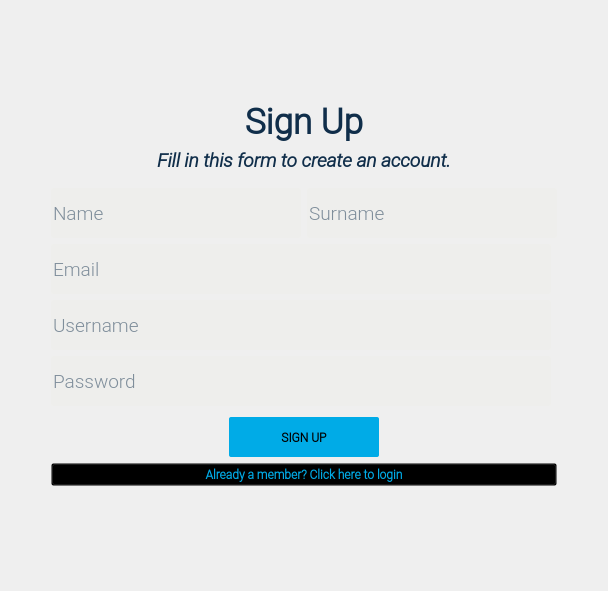
  <widget class="QWidget" name="signup_page">
   <property name="maximumSize">
    <size>
     <width>16777215</width>
     <height>16777215</height>
    </size>
   </property>
   <property name="font">
    <font>
     <family>Roboto Light</family>
    </font>
   </property>
   <layout class="QVBoxLayout" name="verticalLayout">
    <item>
     <spacer name="verticalSpacer_5">
      <property name="orientation">
       <enum>Qt::Vertical</enum>
      </property>
      <property name="sizeType">
       <enum>QSizePolicy::Maximum</enum>
      </property>
      <property name="sizeHint" stdset="0">
       <size>
        <width>20</width>
        <height>90</height>
       </size>
      </property>
     </spacer>
    </item>
    <item>
     <layout class="QVBoxLayout" name="verticalLayout_8">
      <item>
       <layout class="QVBoxLayout" name="verticalLayout_2">
        <item>
         <widget class="QLabel" name="signup_label_title">
          <property name="font">
           <font>
            <family>Roboto Light</family>
            <weight>75</weight>
            <italic>false</italic>
            <bold>true</bold>
           </font>
          </property>
          <property name="styleSheet">
           <string notr="true">color:  #102E4A;
background-color: transparent;
</string>
          </property>
          <property name="text">
           <string>&lt;html&gt;&lt;head/&gt;&lt;body&gt;&lt;p align=&quot;center&quot;&gt;&lt;span style=&quot; font-size:26pt;&quot;&gt;Sign Up&lt;/span&gt;&lt;/p&gt;&lt;/body&gt;&lt;/html&gt;</string>
          </property>
         </widget>
        </item>
        <item>
         <widget class="QLabel" name="signup_label_subtitle">
          <property name="font">
           <font>
            <family>Roboto Light</family>
            <weight>75</weight>
            <italic>false</italic>
            <bold>true</bold>
           </font>
          </property>
          <property name="styleSheet">
           <string notr="true">color:  #102E4A;
background-color: transparent;</string>
          </property>
          <property name="text">
           <string>&lt;html&gt;&lt;head/&gt;&lt;body&gt;&lt;p align=&quot;center&quot;&gt;&lt;span style=&quot; font-size:14pt; font-style:italic;&quot;&gt;Fill in this form to create an account.&lt;/span&gt;&lt;/p&gt;&lt;/body&gt;&lt;/html&gt;</string>
          </property>
         </widget>
        </item>
        <item>
         <spacer name="verticalSpacer_16">
          <property name="orientation">
           <enum>Qt::Vertical</enum>
          </property>
          <property name="sizeType">
           <enum>QSizePolicy::Maximum</enum>
          </property>
          <property name="sizeHint" stdset="0">
           <size>
            <width>20</width>
            <height>10</height>
           </size>
          </property>
         </spacer>
        </item>
       </layout>
      </item>
      <item>
       <layout class="QHBoxLayout" name="horizontalLayout_8">
        <item>
         <spacer name="horizontalSpacer_4">
          <property name="orientation">
           <enum>Qt::Horizontal</enum>
          </property>
          <property name="sizeHint" stdset="0">
           <size>
            <width>40</width>
            <height>20</height>
           </size>
          </property>
         </spacer>
        </item>
        <item>
         <layout class="QVBoxLayout" name="verticalLayout_6">
          <item>
           <layout class="QHBoxLayout" name="horizontalLayout_4">
            <item>
             <layout class="QVBoxLayout" name="verticalLayout_4">
              <item>
               <layout class="QHBoxLayout" name="horizontalLayout_2">
                <item>
                 <widget class="QLineEdit" name="signup_name_lineEdit">
                  <property name="sizePolicy">
                   <sizepolicy hsizetype="Expanding" vsizetype="Preferred">
                    <horstretch>2</horstretch>
                    <verstretch>0</verstretch>
                   </sizepolicy>
                  </property>
                  <property name="minimumSize">
                   <size>
                    <width>250</width>
                    <height>50</height>
                   </size>
                  </property>
                  <property name="maximumSize">
                   <size>
                    <width>500</width>
                    <height>50</height>
                   </size>
                  </property>
                  <property name="font">
                   <font>
                    <family>Roboto Light</family>
                    <pointsize>14</pointsize>
                   </font>
                  </property>
                  <property name="styleSheet">
                   <string notr="true">color:  #102E4A; border-radius: 2px;
background-color: rgb(238, 238, 236);</string>
                  </property>
                  <property name="inputMask">
                   <string/>
                  </property>
                  <property name="text">
                   <string/>
                  </property>
                  <property name="placeholderText">
                   <string>Name</string>
                  </property>
                 </widget>
                </item>
                <item>
                 <widget class="QLineEdit" name="signup_surname_lineEdit">
                  <property name="enabled">
                   <bool>true</bool>
                  </property>
                  <property name="sizePolicy">
                   <sizepolicy hsizetype="Expanding" vsizetype="Preferred">
                    <horstretch>2</horstretch>
                    <verstretch>0</verstretch>
                   </sizepolicy>
                  </property>
                  <property name="minimumSize">
                   <size>
                    <width>250</width>
                    <height>50</height>
                   </size>
                  </property>
                  <property name="maximumSize">
                   <size>
                    <width>500</width>
                    <height>50</height>
                   </size>
                  </property>
                  <property name="font">
                   <font>
                    <family>Roboto Light</family>
                    <pointsize>14</pointsize>
                   </font>
                  </property>
                  <property name="styleSheet">
                   <string notr="true">color:  #102E4A; border-radius: 2px;
background-color: rgb(238, 238, 236);</string>
                  </property>
                  <property name="inputMask">
                   <string/>
                  </property>
                  <property name="text">
                   <string/>
                  </property>
                  <property name="placeholderText">
                   <string>Surname</string>
                  </property>
                 </widget>
                </item>
               </layout>
              </item>
              <item>
               <layout class="QVBoxLayout" name="verticalLayout_3">
                <item>
                 <widget class="QLineEdit" name="signup_email_lineEdit">
                  <property name="sizePolicy">
                   <sizepolicy hsizetype="Expanding" vsizetype="Preferred">
                    <horstretch>2</horstretch>
                    <verstretch>0</verstretch>
                   </sizepolicy>
                  </property>
                  <property name="minimumSize">
                   <size>
                    <width>250</width>
                    <height>50</height>
                   </size>
                  </property>
                  <property name="maximumSize">
                   <size>
                    <width>500</width>
                    <height>50</height>
                   </size>
                  </property>
                  <property name="font">
                   <font>
                    <family>Roboto Light</family>
                    <pointsize>14</pointsize>
                   </font>
                  </property>
                  <property name="styleSheet">
                   <string notr="true">color:  #102E4A; border-radius: 2px;
background-color: rgb(238, 238, 236);</string>
                  </property>
                  <property name="inputMask">
                   <string/>
                  </property>
                  <property name="text">
                   <string/>
                  </property>
                  <property name="placeholderText">
                   <string>Email</string>
                  </property>
                 </widget>
                </item>
                <item>
                 <widget class="QLineEdit" name="signup_username_lineEdit">
                  <property name="sizePolicy">
                   <sizepolicy hsizetype="Expanding" vsizetype="Preferred">
                    <horstretch>2</horstretch>
                    <verstretch>0</verstretch>
                   </sizepolicy>
                  </property>
                  <property name="minimumSize">
                   <size>
                    <width>250</width>
                    <height>50</height>
                   </size>
                  </property>
                  <property name="maximumSize">
                   <size>
                    <width>500</width>
                    <height>50</height>
                   </size>
                  </property>
                  <property name="font">
                   <font>
                    <family>Roboto Light</family>
                    <pointsize>14</pointsize>
                   </font>
                  </property>
                  <property name="styleSheet">
                   <string notr="true">color:  #102E4A; border-radius: 2px;

background-color: rgb(238, 238, 236);</string>
                  </property>
                  <property name="inputMask">
                   <string/>
                  </property>
                  <property name="text">
                   <string/>
                  </property>
                  <property name="placeholderText">
                   <string>Username</string>
                  </property>
                 </widget>
                </item>
                <item>
                 <widget class="QLineEdit" name="signup_password_lineEdit">
                  <property name="sizePolicy">
                   <sizepolicy hsizetype="Expanding" vsizetype="Preferred">
                    <horstretch>2</horstretch>
                    <verstretch>0</verstretch>
                   </sizepolicy>
                  </property>
                  <property name="minimumSize">
                   <size>
                    <width>250</width>
                    <height>50</height>
                   </size>
                  </property>
                  <property name="maximumSize">
                   <size>
                    <width>500</width>
                    <height>50</height>
                   </size>
                  </property>
                  <property name="font">
                   <font>
                    <family>Roboto Light</family>
                    <pointsize>14</pointsize>
                   </font>
                  </property>
                  <property name="styleSheet">
                   <string notr="true"> border-radius: 2px;
color:  #102E4A;
background-color: rgb(238, 238, 236);</string>
                  </property>
                  <property name="inputMask">
                   <string/>
                  </property>
                  <property name="text">
                   <string/>
                  </property>
                  <property name="placeholderText">
                   <string>Password</string>
                  </property>
                 </widget>
                </item>
               </layout>
              </item>
             </layout>
            </item>
           </layout>
          </item>
          <item>
           <layout class="QHBoxLayout" name="horizontalLayout_7">
            <item>
             <layout class="QVBoxLayout" name="verticalLayout_5">
              <item>
               <layout class="QHBoxLayout" name="horizontalLayout_6">
                <item>
                 <spacer name="horizontalSpacer_8">
                  <property name="orientation">
                   <enum>Qt::Horizontal</enum>
                  </property>
                  <property name="sizeHint" stdset="0">
                   <size>
                    <width>40</width>
                    <height>20</height>
                   </size>
                  </property>
                 </spacer>
                </item>
                <item>
                 <widget class="QPushButton" name="singup_register_pushButton">
                  <property name="minimumSize">
                   <size>
                    <width>150</width>
                    <height>45</height>
                   </size>
                  </property>
                  <property name="maximumSize">
                   <size>
                    <width>150</width>
                    <height>45</height>
                   </size>
                  </property>
                  <property name="font">
                   <font>
                    <family>Roboto Light</family>
                    <weight>87</weight>
                    <bold>true</bold>
                   </font>
                  </property>
                  <property name="cursor">
                   <cursorShape>PointingHandCursor</cursorShape>
                  </property>
                  <property name="styleSheet">
                   <string notr="true">border-radius: 2px;
margin-top: 5px;
background-color:  #00ABE7;
</string>
                  </property>
                  <property name="text">
                   <string>SIGN UP</string>
                  </property>
                 </widget>
                </item>
                <item>
                 <spacer name="horizontalSpacer_7">
                  <property name="orientation">
                   <enum>Qt::Horizontal</enum>
                  </property>
                  <property name="sizeHint" stdset="0">
                   <size>
                    <width>40</width>
                    <height>20</height>
                   </size>
                  </property>
                 </spacer>
                </item>
               </layout>
              </item>
              <item>
               <widget class="QPushButton" name="signup_login_pushButton">
                <property name="minimumSize">
                 <size>
                  <width>350</width>
                  <height>0</height>
                 </size>
                </property>
                <property name="font">
                 <font>
                  <family>Roboto Light</family>
                  <weight>87</weight>
                  <bold>true</bold>
                 </font>
                </property>
                <property name="cursor">
                 <cursorShape>PointingHandCursor</cursorShape>
                </property>
                <property name="styleSheet">
                 <string notr="true">background: transparent;
color:  #00ABE7;
</string>
                </property>
                <property name="text">
                 <string>Already a member? Click here to login</string>
                </property>
               </widget>
              </item>
             </layout>
            </item>
           </layout>
          </item>
         </layout>
        </item>
        <item>
         <spacer name="horizontalSpacer_3">
          <property name="orientation">
           <enum>Qt::Horizontal</enum>
          </property>
          <property name="sizeHint" stdset="0">
           <size>
            <width>40</width>
            <height>20</height>
           </size>
          </property>
         </spacer>
        </item>
       </layout>
      </item>
     </layout>
    </item>
    <item>
     <spacer name="verticalSpacer">
      <property name="orientation">
       <enum>Qt::Vertical</enum>
      </property>
      <property name="sizeHint" stdset="0">
       <size>
        <width>20</width>
        <height>94</height>
       </size>
      </property>
     </spacer>
    </item>
   </layout>
  </widget>
